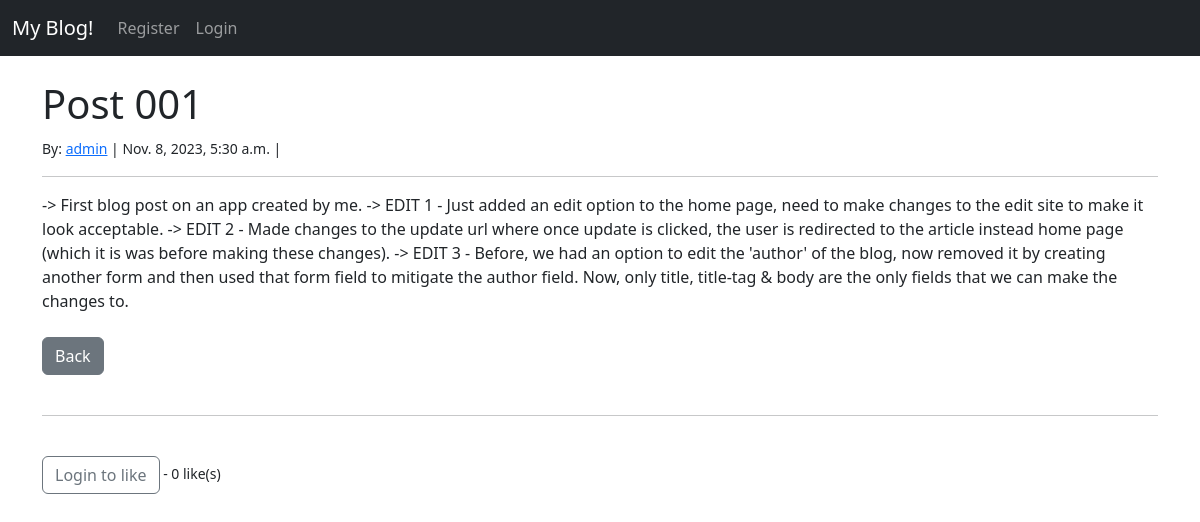
The page /article/1 on the database as committed earlier.
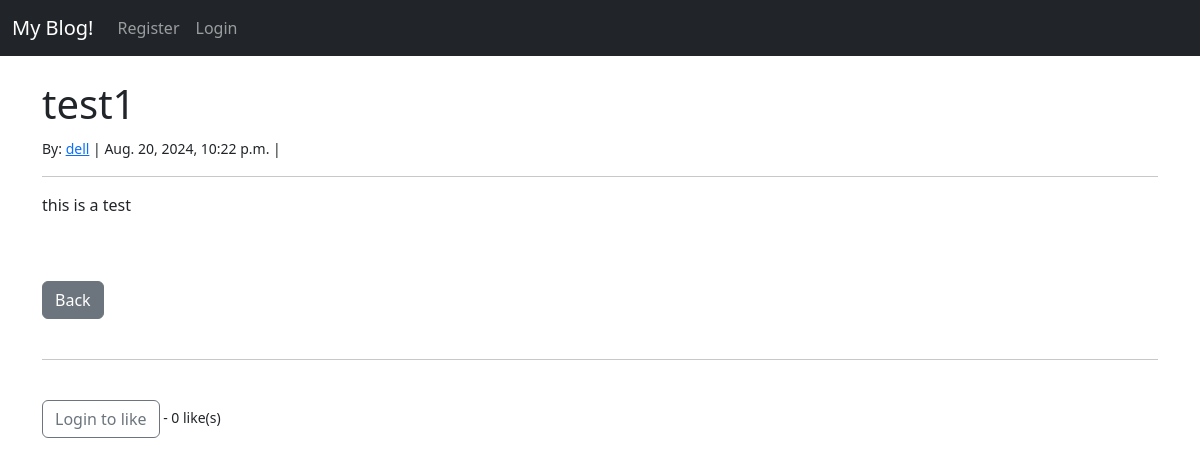
The same page on the database as committed later.
### theblog/models.py (models this page shows, shortened)
class Post(models.Model):
    title = models.CharField(max_length=255)
    image = models.ImageField(null=True, blank=True, upload_to="images/")
    author = models.ForeignKey(User, on_delete=models.CASCADE)
    body = RichTextField(blank=True, null=True)
    post_date = models.DateTimeField(auto_now_add=True)
    likes = models.ManyToManyField(User, related_name="blog_posts")
    def total_likes(self):
        return self.likes.count()
        return self.dislikes.count()

### theblog/views.py (the view)
# urls.py: path('article/<int:pk>',ArticleDetailView.as_view(), name = "article-detail"),
class ArticleDetailView(DetailView):
    model = Post
    template_name = 'article_details.html'

### theblog/templates/article_details.html (shortened to what this page needs)
{% extends 'base.html' %}
{% block content %}
<h1>{{ post.title }}</h1>
<small>By:
    <a href="{% url 'profile_page' post.author.profile.id %}">{{ post.author.username }}</a>
    |
    {{ post.post_date }} |
</small><br><hr>
{{post.body| safe}}
<br><br>
<a href="{% url 'home' %}" class="btn btn-secondary">Back</a>
<br><br>
<hr>
<br>
{% if user.is_authenticated %}
    <form action="{% url 'like_post' post.pk %}" method="POST">
        {% csrf_token %}
        <button type="submit", name="post_id", value="{{ post.id}}" class="btn btn-primary btn-sm">Like</button> - {{ post.total_likes }} like(s)
    </form>
{% else %}
    <small>
        <button value="{{ post.id}}" class="btn btn-outline-secondary">
            <a class="nav-link" href="{% url 'login' %}">Login to like</a>
        </button> - {{post.total_likes}} like(s)
    </small>
{% endif %}
<br>
{% endblock %}

### theblog/templates/base.html (shortened to what this page needs)
<!doctype html>
<html lang="en">
<head>
    <link href="https://cdn.jsdelivr.net/npm/bootstrap@5.3.2/dist/css/bootstrap.min.css" rel="stylesheet">
</head>
<body>
    <nav class="navbar navbar-expand-lg navbar-dark bg-dark">
        <div class="container-fluid">
          <a class="navbar-brand" href="{% url 'home' %}">My Blog!</a>
          <div class="collapse navbar-collapse" id="navbarSupportedContent">
            <ul class="navbar-nav me-auto mb-2 mb-lg-0">
              {% if user.is_authenticated %}
                <li class="nav-item">
                  <a class="nav-link" href="{% url 'add_post' %}">Add Post</a>
                </li>
                <li class="nav-item">
                  <a class="nav-link" href="{% url 'edit_profile' %}">Edit Profile</a>
                </li>
                <li>
                  <a class="nav-link" href="{% url 'logout' %}">Logout</a>
                </li>
              {% else %}
                <li>
                  <a class="nav-link" href="{% url 'register' %}">Register</a>
                </li>
                <li>
                  <a class="nav-link" href="{% url 'login' %}">Login</a>
                </li>
              {% endif %}
            </ul>
          </div>
        </div>
      </nav>
    <br>
    <div class="container">
    {% block content %}
    {% endblock %}
    </div>
</body>
</html>

Rows that differ between the two databases and show on the page:
changed Post: title "Post 001" → "test1"; author.username "admin" → "dell"; post_date "Nov. 8, 2023, 5:30 a.m." → "Aug. 20, 2024, 10:22 p.m."; body "-> First blog post on an app created by me. -> EDIT 1 - Just added an edit option to the home page, need to make changes to the edit site to make it look acceptable. -> EDIT 2 - Made changes to the update url where once update is clicked, the user is redirected to the article instead home page (which it is was before making these changes). -> EDIT 3 - Before, we had an option to edit the 'author' of the blog, now removed it by creating another form and then used that form field to mitigate the author field. Now, only title, title-tag & body are the only fields that we can make the changes to." → "this is a test"
